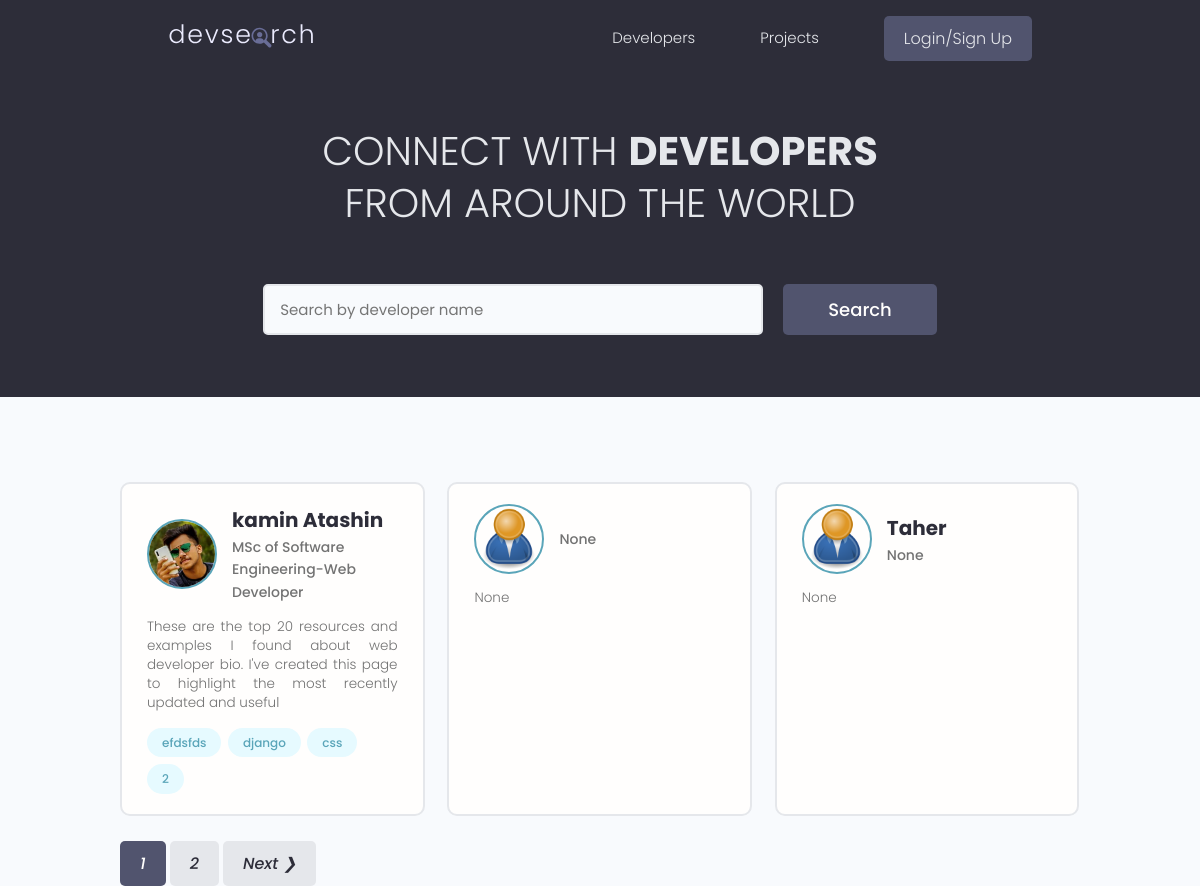
The app's page /, older data.
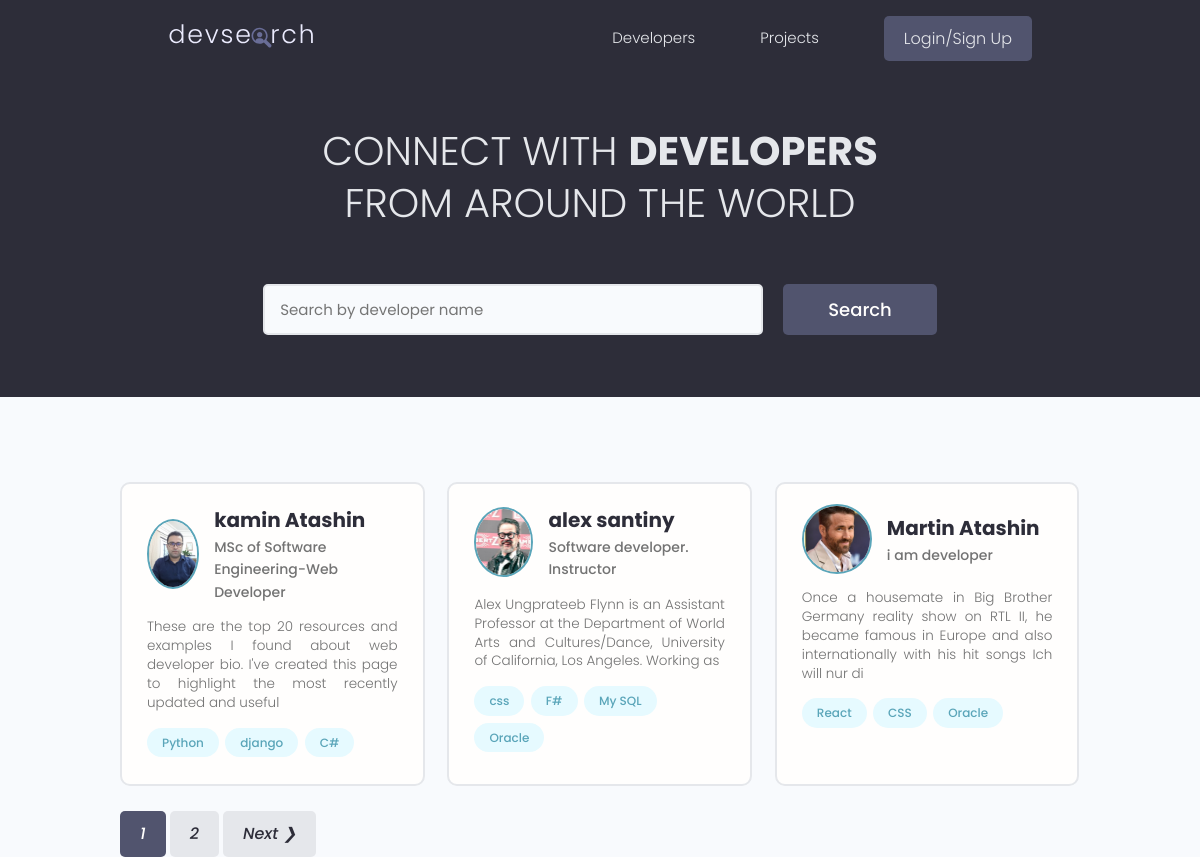
The same page, newer data.
### users/models.py (models this page shows, shortened)
class Profiles(models.Model):
    user=models.OneToOneField(User,on_delete=models.CASCADE,null=True,blank=True)
    name=models.CharField(max_length=200,blank=True,null=True)
    email=models.EmailField(max_length=500,blank=True,null=True)
    username=models.CharField(max_length=200,blank=True,null=True)
    short_intro=models.CharField(max_length=200,blank=True,null=True)
    username=models.CharField(max_length=40)
    location=models.TextField(null=True,blank=True)
    bio=models.TextField(null=True,blank=True)
    profile_image=models.ImageField(blank=True,null=True,upload_to='profiles/', default='profiles/user-default.png')
    social_github=models.CharField(max_length=2000,null=True,blank=True)
    social_twitter=models.CharField(max_length=2000,null=True,blank=True)
    socail_linkedin=models.CharField(max_length=2000,null=True,blank=True)
    social_youtube=models.CharField(max_length=2000,null=True,blank=True)
    social_website=models.CharField(max_length=2000,null=True,blank=True)
    created=models.DateTimeField(auto_now_add=True,editable=False)
    id=models.UUIDField(default= uuid.uuid4,unique=True,primary_key=True,editable=False)

class Skill(models.Model) :
    owner=models.ForeignKey(Profiles,on_delete=models.CASCADE,null=True,blank=True)
    name=models.CharField(max_length=200,null=True,blank=True)
    description=models.TextField(null=True,blank=True)
    created=models.DateTimeField(auto_now_add=True,editable=False)
    id=models.UUIDField(default=uuid.uuid4,primary_key=True,unique=True,editable=False)
    def __str__(self):
        return str(self.name)

### users/views.py (the view)
# urls.py: path('', views.profiles, name='profiles'),
def profiles(request):
    profiles,search_query=searchProfiles(request)
    custom_range,profiles=paginatProfiles(request,profiles,3)
    context={'profiles':profiles,'search_query':search_query,'custom_range':custom_range}
    return render(request,'users/profiles.html', context)

### users/utils.py (called while the page is built)
def paginatProfiles(request,profiles,results):
    page= request.GET.get('page')
    paginator=Paginator(profiles,results)
    try:
        profiles=paginator.page(page)
    except PageNotAnInteger:
        page=1
        profiles=paginator.page(page)
    except EmptyPage:
        page=paginator.num_pages
        profiles=paginator.page(page)
    leftIndex=(int(page)-4)
    if leftIndex<1 :
        leftIndex=1
    rightIndex=(int(page)+5)
    if rightIndex > paginator.num_pages:
        rightIndex=paginator.num_pages +1
    custom_range= range(leftIndex, rightIndex)
    return custom_range,profiles

def searchProfiles(request):
    search_query=''
    if request.GET.get('search_query'):
        search_query=request.GET.get('search_query')
    skill=Skill.objects.filter(name__icontains=search_query)
    profiles= Profiles.objects.distinct().filter(Q(name__icontains=search_query) |
                                      Q(short_intro__icontains=search_query) |
                                      Q(skill__in=skill)
    )
    return profiles,search_query

### users/templates/users/profiles.html (shortened to what this page needs)
{% extends 'main.html' %}
{% block content %}
 <main class="home">
    <section class="hero-section text-center">
      <div class="container container--narrow">
        <div class="hero-section__box">
          <h2>CONNECT WITH <span>DEVELOPERS</span></h2>
          <h2>FROM AROUND THE WORLD</h2>
        </div>
        <div class="hero-section__search">
          <form id="searchForm" class="form" action="{% url 'profiles'%}" method="get">
            <div class="form__field">
              <input class="input input--text" id="formInput#search" type="text" name="search_query"
              value="{{ search_query }}" placeholder="Search by developer name" />
            </div>
            <input class="btn btn--sub btn--lg" type="submit" value="Search" />
          </form>
        </div>
      </div>
    </section>
    <section class="devlist">
      <div class="container">
        <div class="grid grid--three">
        {% for profile in profiles %}
          <div class="column card">
            <div class="dev">
              <a href="{% url 'user-profile' profile.id %}" class="card__body">
                <div class="dev__profile">
                  <img class="avatar avatar--md" src="{{ profile.profile_image.url }}" alt="image" />
                  <div class="dev__meta">
                    <h3>{{profile.name}}</h3>
                    <h5>{{profile.short_intro|slice:"60"}}</h5>
                  </div>
                </div>
                <p class="dev__info">{{ profile.bio|slice:"150"}}</p>
                <div class="dev__skills">
                 {% for skill in profile.skill_set.all|slice:"5" %}
                  <span class="tag tag--pill tag--main">
                    <small> {{ skill }} </small>
                  </span>
                 {% endfor %}
                </div>
              </a>
            </div>
          </div>
        {% endfor%}
        </div>
      </div>
    </section>
    {% include 'pagination.html' with queryset=profiles  custom_range=custom_range%}
  </main>
{% endblock content %}

Row changes from the older to the newer data that the page shows:
removed Profiles: profile_image (placeholder picture), short_intro "None", bio "None"
removed Profiles: profile_image (placeholder picture), name "Taher", short_intro "None", bio "None"
changed Profiles "kamin Atashin": profile_image: a different picture; loses Skill (name "css")
changed Skill: name "efdsfds" → "Python"
changed Skill (number 3 of 10 on the later page): name "2" → "C#"
now on this page (row edited): Profiles: profile_image (picture), name "alex santiny", short_intro "Software developer. Instructor", bio "Alex Ungprateeb Flynn is an Assistant Professor at the Department of World Arts and Cultures/Dance, University of California, Los Angeles. Working as", Skill (name "css")
added Skill: name "F#", shown under "alex santiny"
added Skill: name "My SQL", shown under "alex santiny"
added Skill: name "Oracle", shown under "alex santiny"
now on this page (row edited): Profiles: profile_image (picture), name "Martin Atashin", short_intro "i am developer", bio "Once a housemate in Big Brother Germany reality show on RTL II, he became famous in Europe and also internationally with his hit songs Ich will nur di"
added Skill: name "React", shown under "Martin Atashin"
added Skill: name "CSS", shown under "Martin Atashin"
added Skill: name "Oracle", shown under "Martin Atashin"
